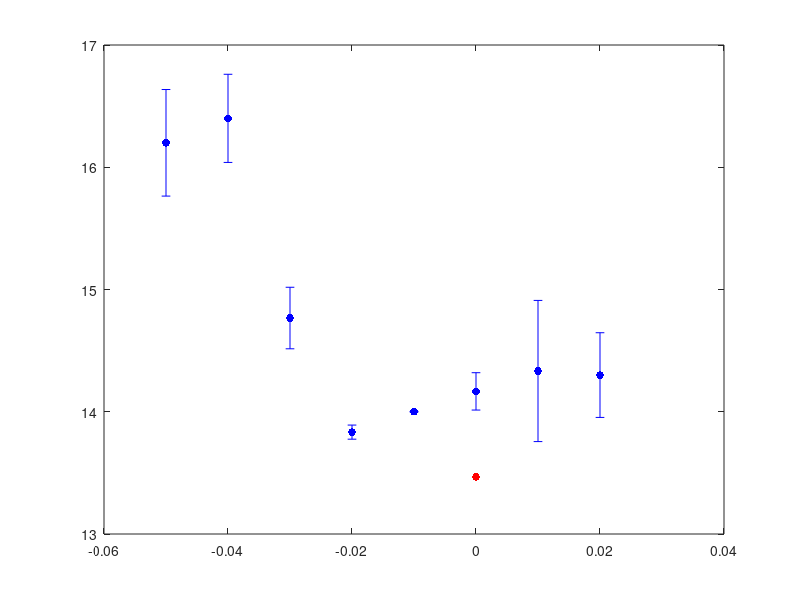

Write MATLAB code to recreate this figure. (Note: this script raises an error after producing the figure.)
clear all 
close all
t05  = [15.9, 16.0, 16.7];
t04  = [16.7, 16.0, 16.5];
t03  = [14.5, 15.0, 14.8];
t02  = [13.8, 13.8, 13.9];
t01  = [14.0, 14.0, 14.0];
t00 = [14.0, 14.3, 14.2];
t_01 = [14.0, 15.0, 14.0];
t_02 = [13.9, 14.5, 14.5];
NoSwing = [13.5, 13.4, 13.5];

t05_mean  = mean(t05);
t04_mean  = mean(t04);
t03_mean  = mean(t03);
t02_mean  = mean(t02);
t01_mean  = mean(t01);
t00_mean= mean(t00);
t_01_mean = mean(t_01);
t_02_mean = mean(t_02);
NoSwing_mean = mean(NoSwing);

t05_std  = std(t05);
t04_std  = std(t04);
t03_std  = std(t03);
t02_std  = std(t02);
t01_std  = std(t01);
t00_std= std(t00);
t_01_std = std(t_01);
t_02_std= std(t_02);
NoSwing_std = std(NoSwing);


std_arr = [t05_std, t04_std, t03_std, t02_std, t01_std,t00_std,t_01_std,t_02_std];
arr = [t05_mean, t04_mean, t03_mean, t02_mean, t01_mean,t00_mean,t_01_mean,t_02_mean]; %, NoSwing];
x = [-0.05, -0.04, -0.03, -0.02, -0.01, 0.0, 0.01, 0.02];

plot(x, arr, 'b.', "MarkerSize", 17)
hold on
plot(0, NoSwing_mean, 'r.', "MarkerSize", 17)
errorbar(x, arr,std_arr, std_arr, 'b.', "MarkerSize", 17)
errorbar(0,NoSwing_mean,NoSwing_std, NoSwing_std, 'r.', "MarkerSize", 17)
grid on
legend("With arm swing", "No arm swing")
xlabel("Time Delay [s]")
ylabel("Jump Height [cm]")

pincrease_1 = (t04_mean - NoSwing_mean)/ NoSwing_mean;
pincrease_2 =(t04_mean - t02_mean)/ t02_mean;
